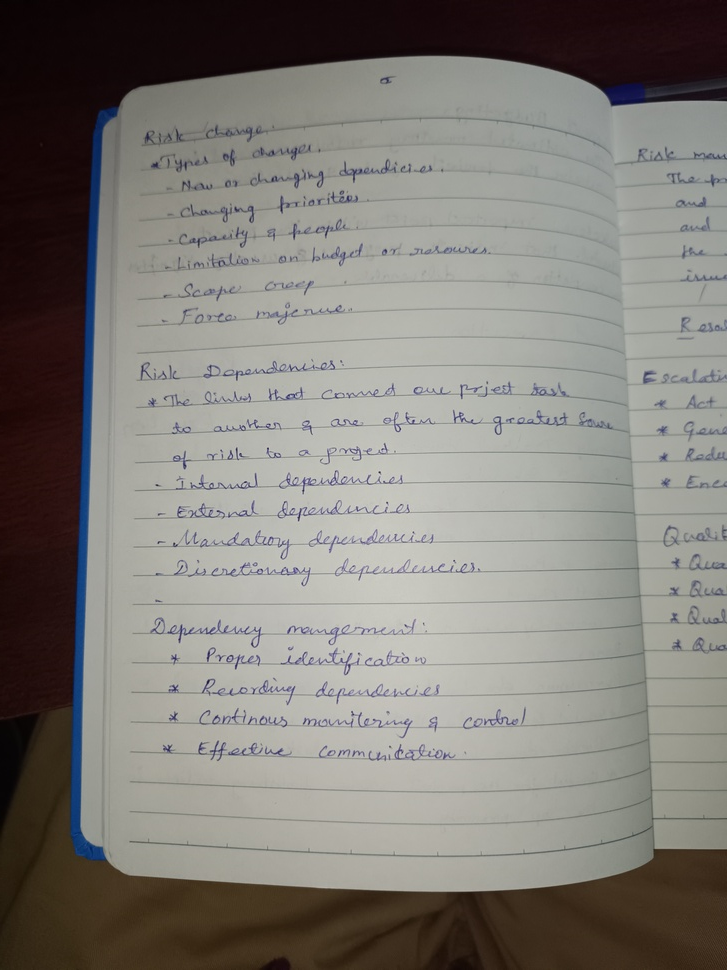
#> input picture images/IMG_20230815_223119793.jpg, 727 x 970 px, shrunk from 3072 x 4096 before the run
$ python skew_img.py
#> lines starting #> are read from the running program, lines starting #| are printed output that depends on the picture
import math
from typing import Tuple, Union

import cv2
import numpy as np

from deskew import determine_skew


def rotate(
        image: np.ndarray, angle: float, background: Union[int, Tuple[int, int, int]]
) -> np.ndarray:
    old_width, old_height = image.shape[:2]
    angle_radian = math.radians(angle)
    width = abs(np.sin(angle_radian) * old_height) + abs(np.cos(angle_radian) * old_width)
    height = abs(np.sin(angle_radian) * old_width) + abs(np.cos(angle_radian) * old_height)

    image_center = tuple(np.array(image.shape[1::-1]) / 2)
    rot_mat = cv2.getRotationMatrix2D(image_center, angle, 1.0)
    rot_mat[1, 2] += (width - old_width) / 2
    rot_mat[0, 2] += (height - old_height) / 2
    return cv2.warpAffine(image, rot_mat, (int(round(height)), int(round(width))), borderValue=background)


def skew_img():
    # # Load the image as a matrix
    # image = io.imread("images/IMG_20230815_223119793.jpg")
    #
    # # Create Afine transform
    # afine_tf = tf.AffineTransform(shear=0.2)
    #
    # # Apply transform to image data
    # modified = tf.warp(image, inverse_map=afine_tf)
    #
    # # Display the result
    # io.imshow(modified)
    # io.show()
    image = cv2.imread('images/IMG_20230815_223119793.jpg')
#> image is the input picture: shape (970, 727, 3); mean B, G, R 120, 125.4, 128.7
    grayscale = cv2.cvtColor(image, cv2.COLOR_BGR2GRAY)
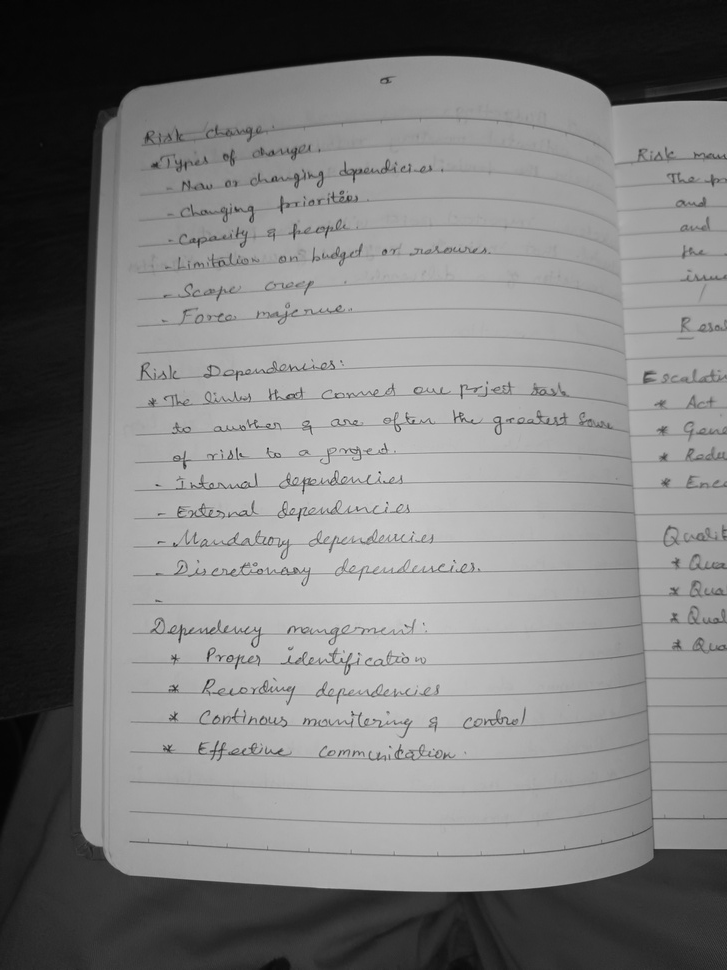
#> grayscale: shape (970, 727); min 4, max 217, mean 125.8
    angle = determine_skew(grayscale)
    rotated = rotate(image, angle, (0, 0, 0))
    cv2.imwrite('images/IMG_20230815_223119793_skew.png', rotated)


if __name__ == "__main__":
    skew_img()
#> (the call stopped at in skew_img, `angle = determine_skew(grayscale)`: deskew is not available in this run)

$ run again, with images/IMG_20230815_223142703.jpg copied over images/IMG_20230815_223119793.jpg
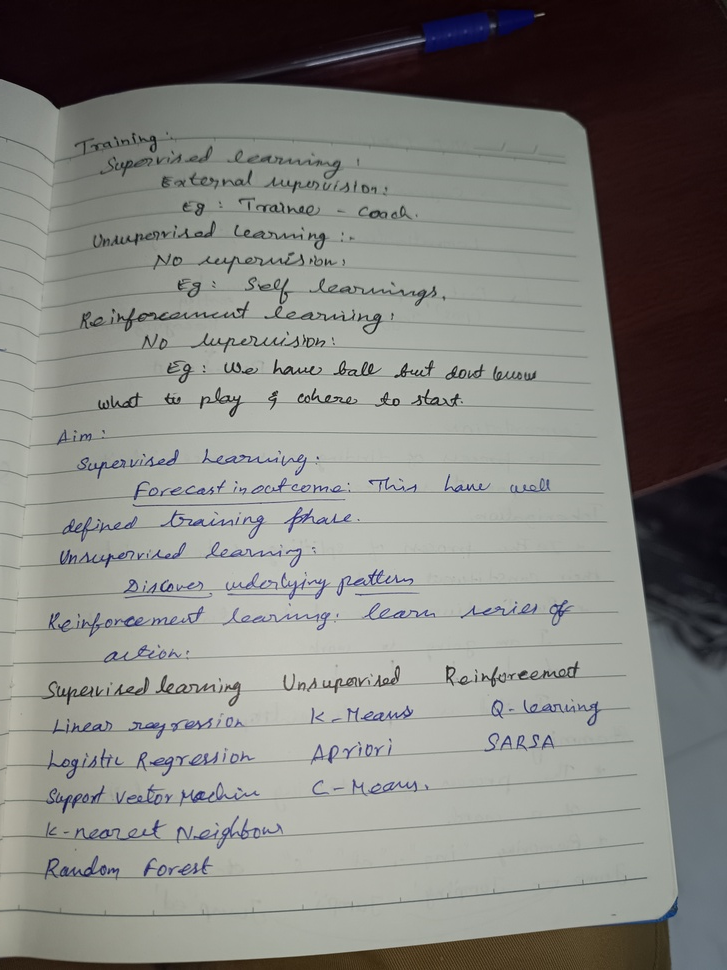
#> input picture images/IMG_20230815_223142703.jpg, 727 x 970 px, shrunk from 3072 x 4096 before the run
#> in skew_img, image is the input picture: shape (970, 727, 3); mean B, G, R 126.2, 130.6, 130.9
#> in skew_img, `grayscale = cv2.cvtColor(image, cv2.COLOR_BGR2GRAY)`:
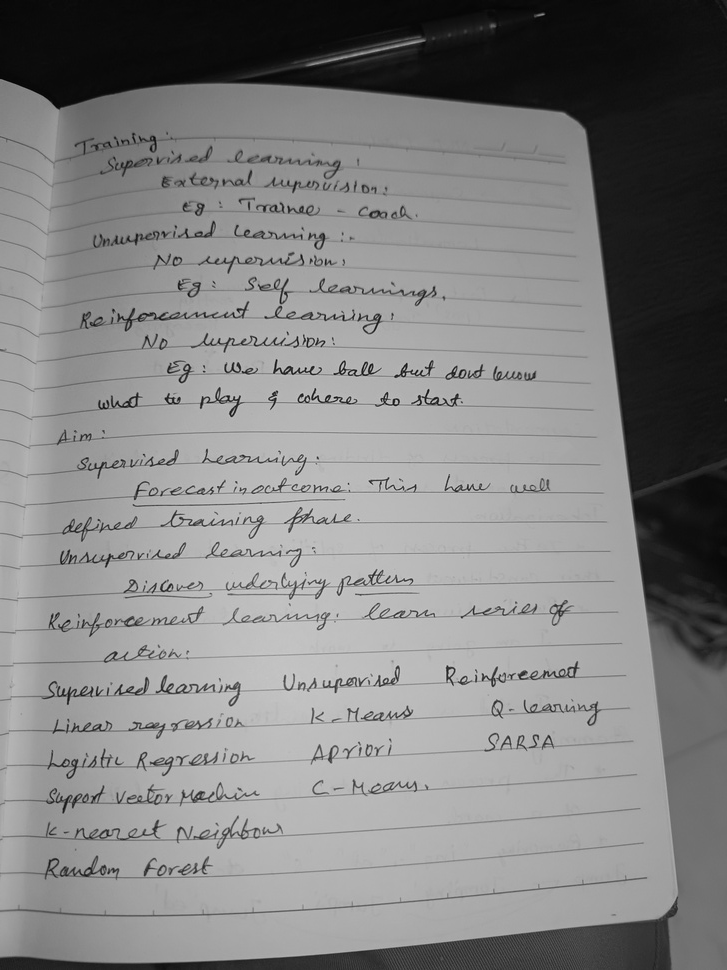
#> grayscale: shape (970, 727); min 2, max 216, mean 130.2
